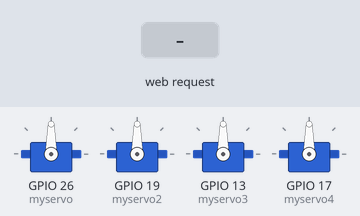
Bench run of a sketch on a simulated ESP32. Shown: 4 × servo. The test bench sets the inputs (shaded band). WiFi joins after 1.5 s; servers stay silent unless stated; what the sketch prints to the serial monitor is not drawn.

Above: at 2.7 s.
2.8 s: HTTP request GET /?value= received
At 3.3 s:
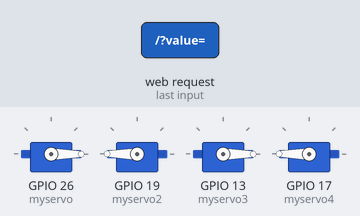
Timing chart, 0 to 5.8 s (numbered marks = the images above; inputs shaded):
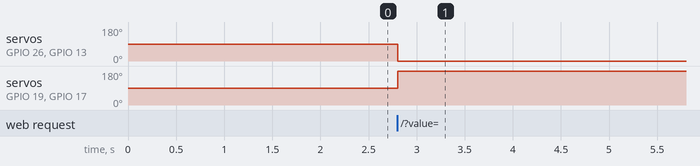

The sketch:

esp32_servo.ino
```cpp
#include <ESPmDNS.h>
#include <ESP32Servo.h>
#include <dummy.h>
//#include <ESP8266WiFi.h>
#include <WiFi.h>
//#include <ESP8266WebServer.h>
//#include <ESP8266mDNS.h>
//#include <Servo.h>
#include <cstdlib>


//WiFiServer server(80);

Servo myservo;    //laver servo til obj.
Servo myservo2;
Servo myservo3;
Servo myservo4;

int pos = 0;

//GPI0 som servo er sat til.
//static const int servoPin = 13;

//erstater med netwerks id og pass.
const char* ssid = "ESP8266_AP";
const char* password = "testnet1";


//Set web serverens port nr til 80
WiFiServer server(80);

//variablen til at gemme HTTP
String header;

//få HTTP value
String valueString = String(90);
String valueString2 = String(90);
int pos1 = 0;
int pos2 = 0;

void setup() {
  pinMode(26, OUTPUT);
  pinMode(19, OUTPUT);
  pinMode(13  , OUTPUT);
  pinMode(17, OUTPUT);
  // put your setup code here, to run once:
  Serial.begin(115200);

  myservo.attach(26);   //Sætter Servo objekt til servopin
  myservo2.attach(19);
  myservo3.attach(13);
  myservo4.attach(17);


  //Connect to Wi-Fi network med SSID og kodeordet.
  Serial.print("forbinder til ");
  Serial.println(ssid);
  WiFi.begin(ssid, password);
  while (WiFi.status() != WL_CONNECTED) {
    delay(500);
    Serial.print(".");
  }
  //printer den lokale ip adrese
  Serial.println("");
  Serial.println("WiFi connected.");
  Serial.println("IP address: ");
  Serial.println(WiFi.localIP());
  server.begin();
}


void loop() {
  // put your main code here, to run repeatedly:
  WiFiClient client = server.available(); //bruges til signal fra client

  if (client) {
    Serial.println("Ny Client.");

    String currentLine = "";

    while (client.connected()) {  //While loop for clients forbindelse
      if (client.available()) {   //if bytes for at læse client
        char c = client.read();   //læs byte
        Serial.write(c);          //print seriel monitor
        header += c;
        if (c == '\n') {             //hvis byte er ny linje character
          if (currentLine.length() == 0) { //HTTP
            client.println("HTTP/1.1 200 OK");
            client.println("Content-type:text/html");
            client.println("Connection: close");
            client.println();

            //Vis HTML hjemmesiden
            client.println("<!DOCTYPE html><html>");
            client.println("<head><meta name=\"viewport\" content=\"width=device-width, initial-scale=1.0\">");
            client.println("<link rel=\"icon\" href=\"data:,\">");
            //CSS Til style ved på og fra knap

            client.println("<style>body{ text-align: center; font-family:\"Trebuchet MS\", Arial; margin-left:auto; margin-right:auto;}");
            client.println(".slider{ width: 300px;}</style>");
            client.println("<script src=\"https://ajax.googleapis.com/ajax/libs/jquery/3.3.1/jquery.min.js\"></script>");
            //Script indlæses
            client.println("</head><body><h1>ESP32 Servo controller</h1>");
            client.println("<p>Position: <span id=\"servoPos\"></span></p>");
            client.println("<input type=\"range\" min=\"0\" max=\"180\" class=\"slider\" id=\"servoSlider\" onchange=\"servo(this.value)\" value=\"" + valueString + "\"/>");


            client.println("<script>var slider = document.getElementById(\"servoSlider\");");
            client.println("var servoP = document.getElementById(\"servoPos\"); servoP.innerHTML = slider.value;");
            client.println("slider.oninput = function() { slider.value = this.value; servoP.innerHTML = this.value; }");
            client.println("$.ajaxSetup({timeout:1000}); function servo(pos) { ");
            client.println("$.get(\"/?value=\" + pos + \"&\"); {Connection: close};}");
            //Slider 2


            client.println("</script>");


            client.println("</body></html>");

            //Få value og HTTP/1.1
            if (header.indexOf("GET /?value=") >= 0) {
              pos1 = header.indexOf('=');
              pos2 = header.indexOf('&');
//              pos3 = header.indexOf('t');
  //            pos4 = header.indexOf('q');
              valueString = header.substring(pos1 + 1, pos2);
    //          valueString2 = header.substring(pos3 + 1, pos4);

              //Rotere servo
              myservo.write(valueString.toInt());
              myservo2.write((189)-(valueString.toInt()));
              myservo3.write(valueString.toInt());
              myservo4.write((189)-(valueString.toInt()));
              Serial.println(valueString.toInt());

            }
            //HTTP Response
            client.println();
            // Break out of the while loop
            break;
          } else {//hvis ny linje, så fjern currentline
            currentLine = "";
          }
        } else if (c != '\r') { //hvis du for alt andet end carriage så return character,
          currentLine += c; //tilføj til currentline
        }
      }
    }
    //Clear Header variablen
    header = "";
    //afbryd forbindelse
    client.stop();
    Serial.println("Client afbrød");
    Serial.println("");

  }
}
```

Measured:
- after the input at 2.8 s, servo on GPIO 26 (myservo), servo on GPIO 13 (myservo3): 90° → 0° at once; servo on GPIO 19 (myservo2), servo on GPIO 17 (myservo4): 90° → 180° at once
